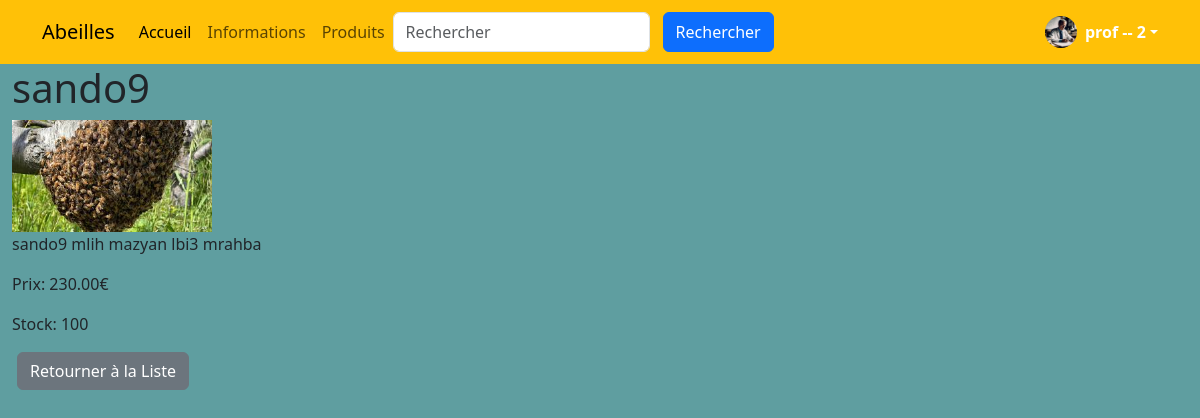
The page /product/detail/5/ (signed in) on the database its author committed.
### accounts/models.py (models this page shows, shortened)
class CustomUser(AbstractUser):
    is_teacher = models.BooleanField(default=False)
    is_student = models.BooleanField(default=True)
    groups = models.ManyToManyField(
        'auth.Group',
        related_name='customuser_groups',
        help_text='The groups this user belongs to.',
        verbose_name='groups',
    )
    user_permissions = models.ManyToManyField(
        'auth.Permission',
        related_name='customuser_permissions',
        blank=True,
        help_text='Specific permissions for this user.',
        verbose_name='user permissions',
    )

class Profile(models.Model):
    LEVEL_CHOICES = [
        ('beginner', 'Débutant'),
        ('intermediate', 'Intermédiaire'),
        ('advanced', 'Avancé'),
    ]
    user = models.OneToOneField(settings.AUTH_USER_MODEL, on_delete=models.CASCADE)
    photo = models.ImageField(upload_to='profile_photos/', null=True, blank=True)
    level = models.CharField(max_length=20, choices=LEVEL_CHOICES, default='beginner')
    USER_TYPE_CHOICES = (
        (1, 'admin'),
        (2, 'prof'),
        (3, 'student'),
    )
    user_type = models.PositiveSmallIntegerField(choices=USER_TYPE_CHOICES, default=2)
    bio = models.TextField()
    ville = models.CharField(max_length=255, blank=True, null=True)

### product/models.py (models this page shows, shortened)
class Product(models.Model):
    name = models.CharField(max_length=100)
    price = models.DecimalField(max_digits=10, decimal_places=2)
    stock = models.IntegerField()
    image_url = models.CharField(max_length=2083)
    image = models.ImageField(upload_to='product_image/', blank=True)
    description = models.TextField()
    created_at = models.DateTimeField(auto_now_add=True)
    updated_at = models.DateTimeField(auto_now=True)

### product/views.py (the view)
# urls.py: path('detail/<int:product_id>/', views.product_detail, name='product_detail'),
@login_required
def product_detail(request, product_id):
    product = get_object_or_404(Product, id=product_id)
    return render(request, 'products/product_detail.html', {'product': product})

### templates/products/product_detail.html
{% extends 'base.html' %}
{% block content %}
<h1>{{ product.name }}</h1>
<img src="{{ product.image.url }}" alt="{{ product.name }}" width="200px" class="img-fluid">
<p>{{ product.description }}</p>
<p>Prix: {{ product.price }}€</p>
<p>Stock: {{ product.stock }}</p>
<a href="{% url 'product_list' %}" class="btn btn-secondary">Retourner à la Liste</a>
{% endblock %}

### templates/parts/navbar.html (shortened to what this page needs)
<nav class="navbar navbar-expand-lg bg-warning">
    <div class="container">
      <a class="navbar-brand" href="{% url 'home' %}">Abeilles</a>
      <div class="collapse navbar-collapse" id="navbarsExample07">
        <ul class="navbar-nav me-auto mb-2 mb-lg-0">
          <li class="nav-item">
            <a class="nav-link active" aria-current="page" href="{% url 'home' %}">Accueil</a>
          </li>
          <li class="nav-item">
            <a class="nav-link" href="{% url 'course_list' %}">Informations</a>
          </li>
          <li class="nav-item">
            <a class="nav-link" href="{% url 'product_list' %}">Produits</a>
          </li>
        <form method="get" action="{% url 'search' %}" class="d-flex ms-auto">
          <input class="form-control me-2" type="search" name="q" placeholder="Rechercher" aria-label="Rechercher">
          <button type="submit" class="btn btn-primary">Rechercher</button>
        </form>
      </div>
      <br>
      <br>
      <div class="dropdown">
        <a class="d-flex align-items-center text-white text-decoration-none dropdown-toggle" data-bs-toggle="dropdown" aria-expanded="false">
          {% if user.is_authenticated %}
            <img src="{{ user.profile.photo.url }}" alt="" width="32" height="32" class="rounded-circle me-2">
            <strong>{{ user.username }} -- {{ user.profile.user_type }}</strong>
          {% endif %}
        </a>
      </div>
    </div>
  </nav>

### templates/base.html (style rules this page uses)
.btn { margin: 0 5px; }
body { display: flex; flex-direction: column; min-height: 100vh; background-color: cadetblue; }

### rows shown on the page
CustomUser: profile.photo (picture), username "prof", profile.user_type "2"
Product: name "sando9", image (picture), description "sando9 mlih mazyan lbi3 mrahba", price "230.00", stock "100"
